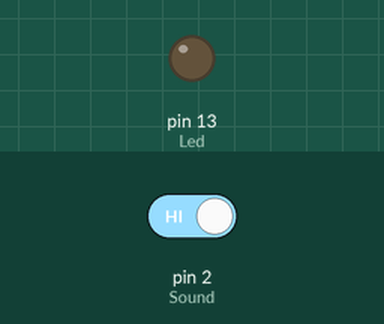
Bench run of a sketch on a simulated Arduino Uno, built with avr-gcc and run on an emulated ATmega328P. On the bench: output pins drawn as LEDs (lit = HIGH). The test bench sets the inputs (shaded band); at power-on: pin 2 (Sound) HIGH.

Above: at 1.2 s.
1.3 s: pin 2 (Sound) driven LOW
At 2.1 s:
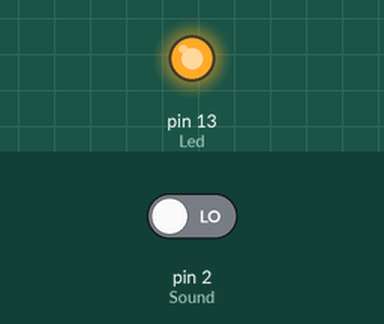
4.3 s: pin 2 (Sound) driven HIGH
At 4.9 s:
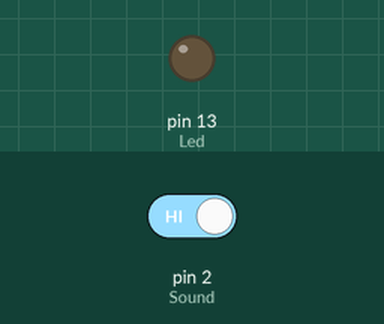
Timing chart, 0 to 7.3 s (numbered marks = the images above; inputs shaded):
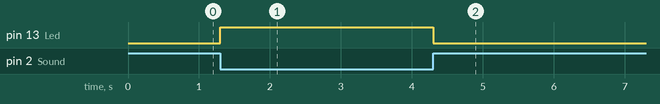

The sketch:

053_SoundDetection_FC-04.ino
```cpp
//A full description of this module (and many others) can be downloaded at: https://eve_arduino

int Led=13;
int Sound=2;

void setup()

{
  pinMode(Led, OUTPUT);
  pinMode(Sound, INPUT);
}

void loop()
{
  if (digitalRead(Sound) == LOW)
  {
    digitalWrite(Led, HIGH);
    delay(1000);
    digitalWrite(Led, LOW);
  }
}
```

Measured:
- after the input at 1.3 s, pin 13 (Led): LOW → HIGH at once
- after the input at 4.3 s, pin 13 (Led): HIGH → LOW at once
